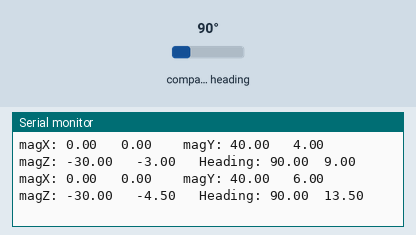
This sketch was run on a simulated ESP32. Shown: the last lines printed to the serial monitor. The inputs (shaded band) are chosen by the test bench; at power-on: compass heading 90°.

Above: at 1.2 s.
1.3 s: compass heading set to 7°
At 1.9 s:
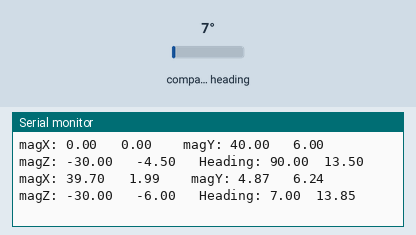
2.8 s: compass heading set to 90°
At 3.4 s:
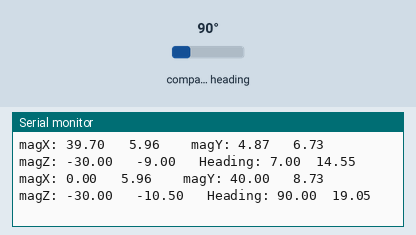
Timing chart, 0 to 5.8 s (numbered marks = the images above; inputs shaded):
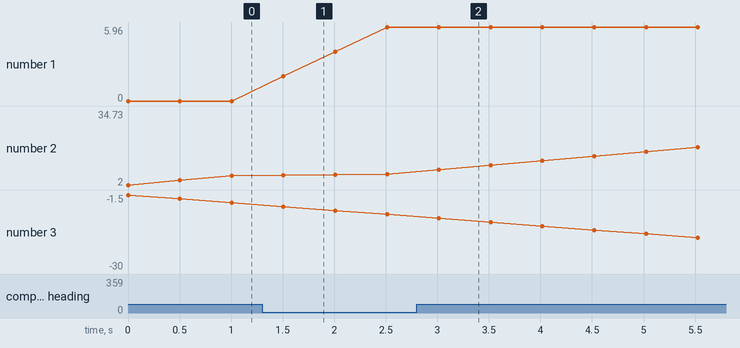

Measured:
- after the input at 1.3 s, the serial monitor: prints a new line after 0.21 s (image 1)
- after the input at 2.8 s, the serial monitor: prints a new line after 0.21 s (image 2)
- plotted number 1: 0 → 5.96 after the input at 1.3 s
- plotted number 2: 6 → 6.73 after the input at 1.3 s, 6.73 → 34.73 after the input at 2.8 s

The sketch:

Another_MPU9250.ino
```cpp
#include "Arduino.h"
#include <MPU9250_asukiaaa.h>

#ifdef _ESP32_HAL_I2C_H_
#define SDA_PIN 21
#define SCL_PIN 22
#endif

#define ROLLING_AVERAGE_LENGTH 20

class RollingAverage {  // declaration & definition of the RollingAverage class
public:
	// the default constructor
	RollingAverage() {
		index = 0;
		rollingTotal = 0;
	}

	//method to update rolling average with the latest reading
	float updateRav(float newValue) {
		rollingTotal -= buffer[index];  // subtract the oldest value from the rolling total
		rollingTotal += newValue;		// add the newValue to the rolling total
		buffer[index] = newValue;       // overwrite the oldest value in the buffer with newValue
		index = (index + 1) % ROLLING_AVERAGE_LENGTH;  // increment the buffer index (modulo the buffer size) ready for next time
		return rollingTotal/ROLLING_AVERAGE_LENGTH;
	}
private:
	// member variables
	float buffer[ROLLING_AVERAGE_LENGTH];  // cyclic buffer to hold the last N readings
	int index; 			// the index for the cyclic buffer, labelling the entry point for the next reading
	float rollingTotal; // the sum of the last N readings
};


MPU9250_asukiaaa mySensor;
float aX, aY, aZ, aSqrt, gX, gY, gZ, mDirection, mX, mY, mZ;


void setup() {
  Serial.begin(115200);
  while(!Serial);
  Serial.println("started");

#ifdef _ESP32_HAL_I2C_H_ // For ESP32
  Wire.begin(SDA_PIN, SCL_PIN);
  mySensor.setWire(&Wire);
#endif

  mySensor.beginAccel();
  mySensor.beginGyro();
  mySensor.beginMag();

  // You can set your own offset for mag values
  // mySensor.magXOffset = -50;
  // mySensor.magYOffset = -55;
  // mySensor.magZOffset = -10;
}

RollingAverage xRollingAv;
RollingAverage yRollingAv;
RollingAverage zRollingAv;
RollingAverage headingRollingAv;
float xRav, yRav, zRav, headingRav;

#define X_OFFSET (0)
#define Y_OFFSET (0)
#define Y_SENSITIVITY_CORRECTION 1


void loop() {
  uint8_t sensorId;

  /*if (mySensor.readId(&sensorId) == 0) {
    Serial.println("sensorId: " + String(sensorId));
  } else {
    Serial.println("Cannot read sensorId");
  }
*/

/*if (mySensor.accelUpdate() == 0) {
    aX = mySensor.accelX();
    aY = mySensor.accelY();
    aZ = mySensor.accelZ();
    aSqrt = mySensor.accelSqrt();
    Serial.println("accelX: " + String(aX));
    Serial.println("accelY: " + String(aY));
    Serial.println("accelZ: " + String(aZ));
    Serial.println("accelSqrt: " + String(aSqrt));
  } else {
    Serial.println("Cannod read accel values");
  }
*/

  /*if (mySensor.gyroUpdate() == 0) {
    gX = mySensor.gyroX();
    gY = mySensor.gyroY();
    gZ = mySensor.gyroZ();
    Serial.println("gyroX: " + String(gX));
    Serial.println("gyroY: " + String(gY));
    Serial.println("gyroZ: " + String(gZ));
  } else {
    Serial.println("Cannot read gyro values");
  }
*/


  if (mySensor.magUpdate() == 0) {
    mX = mySensor.magX() + X_OFFSET;;
    mY = (mySensor.magY() + Y_OFFSET)* Y_SENSITIVITY_CORRECTION;
    mZ = mySensor.magZ();
    xRav = xRollingAv.updateRav(mX);
    yRav = yRollingAv.updateRav(mY);
    zRav = zRollingAv.updateRav(mZ);

    mDirection = mySensor.magHorizDirection();
    headingRav = headingRollingAv.updateRav(mDirection);
    Serial.print("magX: " + String(mX) + "   " + String(xRav));
    Serial.print("\t  magY: " + String(mY) + "   " + String(yRav));
    Serial.print("\t     magZ: " + String(mZ) + "   " + String(zRav));
    Serial.println("\t Heading: " + String(mDirection) + "\t" +  String(headingRav));
  } else {
    Serial.println("Cannot read mag values");
  }

  //Serial.println("at " + String(millis()) + "ms");
  //Serial.println(""); // Add an empty line
  delay(500);
}
```
